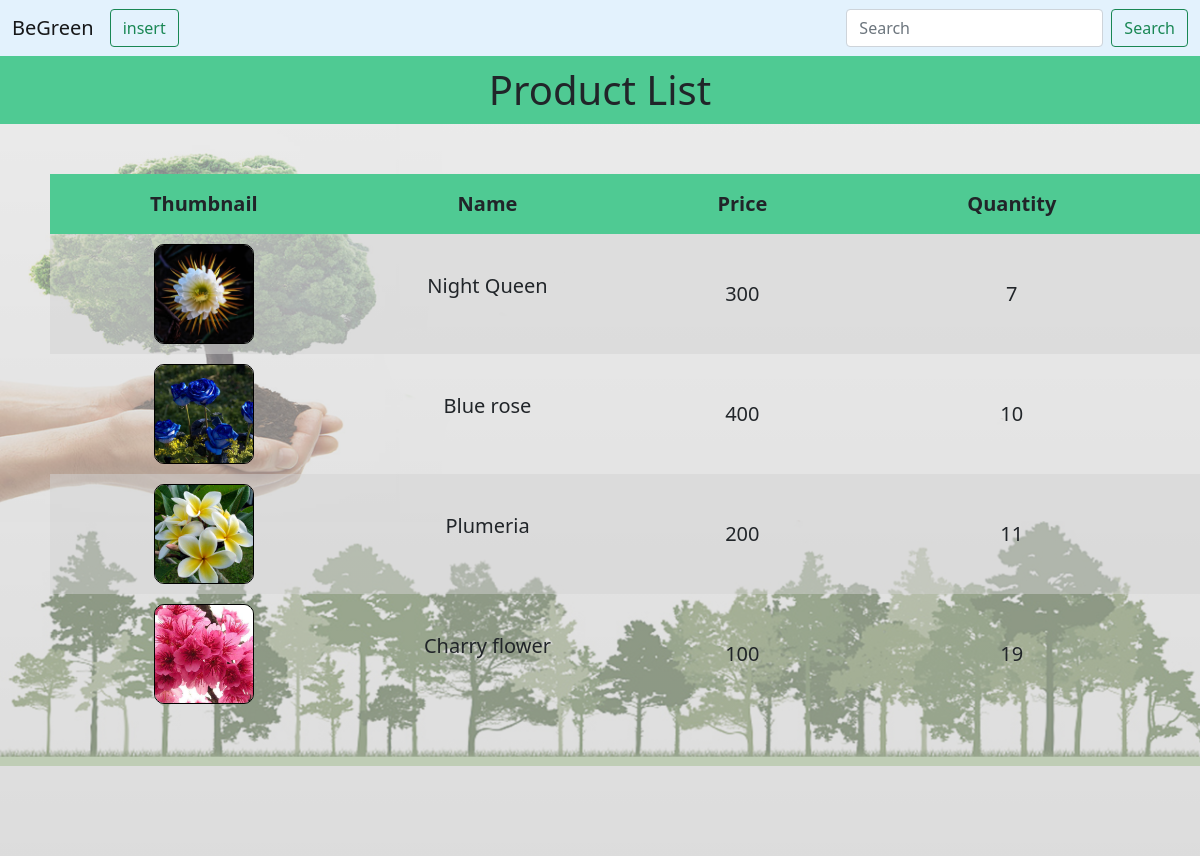
Screenshot of /flower.php with the database file from the repository.
### tables this page shows
CREATE TABLE `flower` (
  `id` int(5) NOT NULL,
  `name` varchar(50) NOT NULL,
  `price` int(5) NOT NULL,
  `quantity` int(5) NOT NULL,
  `img` varchar(50) NOT NULL,
  `date` datetime NOT NULL DEFAULT current_timestamp()
);

### flower.php (the view, shortened to what this page needs)
<?php
include("./lib/productInsert2.php");
?>
<!doctype html>
<html lang="en">
<head>
    <link href="https://cdn.jsdelivr.net/npm/bootstrap@5.0.2/dist/css/bootstrap.min.css" rel="stylesheet"
>
    <link rel="stylesheet" type="text/css"
        href="https://cdnjs.cloudflare.com/ajax/libs/font-awesome/6.0.0/css/all.min.css" />
    <link rel="stylesheet" href="./css/style.css" />
</head>
<body>
    <nav class="navbar navbar-expand-lg navbar navbar-light " style="background-color: #e3f2fd;">
        <div class="container-fluid">
            <a class="navbar-brand" href="index.php">BeGreen</a>
            <div class="collapse navbar-collapse d-flex" id="navbarTogglerDemo02">
                <ul class="navbar-nav me-auto mb-2 mb-lg-0">
                    <li class="nav-item">
                        <button class="btn btn-outline-success" type="button" data-bs-target="#myModal"
                            data-bs-toggle="modal">insert</button>
                    </li>
                </ul>
                <?php
if(isset($_POST['src'])){
    $src=$_POST['src'];
    $sql="SELECT * FROM `flower` WHERE name LIKE '%{$src}%'";
}
else{
    $sql="SELECT * FROM `flower`";
    $src="";
}
    $select = mysqli_query($db,$sql);
    ?>
                <form class="d-flex" method="POST" action="">
                    <input class="form-control me-2" type="search" placeholder="Search" aria-label="Search" name="src"
                        value="<?php echo $src;?>">
                    <button class="btn btn-outline-success" type="submit">Search</button>
                </form>
            </div>
        </div>
    </nav>
    <div class="body">
        <header>
            <h1 class="mainTitle">Product List</h1>
        </header>
        <section class="mainArea">
            <table>
                <tr>
                    <th class="thumbnail">Thumbnail</th>
                    <th class="name">Name</th>
                    <th class="Price">Price</th>
                    <th class="Quantity">Quantity</th>
                    <th class="action">Action</th>
                </tr>
                <?php
while ($row = mysqli_fetch_array($select)){
?>
                <tr>
                    <td class="thumbnail">
                        <img src="<?php echo $row["img"]?>" alt="" />
                    </td>
                    <td class="name">
                        <p><?php echo $row["name"]?></p>
                    </td>
                    <td class="name">
                        <span class="priceList"><?php echo $row["price"];?></span>
                    </td>
                    <td class="name">
                        <span class="quantity"><?php echo $row["quantity"];?></span>
                    </td>
                    <td class="action">
                    </td>
                </tr>
                <?php } ?>
            </table>
        </section>
        <?php
include("./include/footer.php");
?>

### include/footer.php
</body>
</html>

### css/style.css (style rules this page uses)
* { margin: 0; padding: 0; box-sizing: border-box; list-style: none; text-decoration: none; }
a { text-decoration: none; }
.body { padding: 0; margin: 0; background: linear-gradient(rgba(0, 0, 0, 0.15), rgba(0, 0, 0, 0.27)), url("../img/Background.jpg") center/cover no-repeat fixed; background-size: 100%; position: relative; height: 100vh; }
.body::after { content: ""; background: #ffffff; width: 100%; height: 100%; position: absolute; left: 50%; top: 50%; transform: translate(-50%, -50%); opacity: 0.5; }
.mainTitle { background: #4fca93; text-align: center; padding: 10px 20px; margin: 0; position: relative; z-index: 1; }
.mainArea { max-width: 1310px; margin: 0 auto; padding: 50px; position: relative; z-index: 1; overflow: hidden; }
.mainArea th { background: #4fca93; padding: 0px 100px; height: 50px; line-height: 60px; font-weight: bold; }
table, tr, td { border-collapse: collapse; width: 100%; font-size: 20px; }
tr:nth-child(even) { background-color: rgba(211, 211, 211, 50%); }
td { padding: 10px; border: none; text-align: center; }
td.thumbnail, td.action { width: 150px; text-align: center; }
td.name { width: calc(100% - 201px); font-size: 20px; }
td img { width: 100px; height: 100px; object-fit: cover; border: 1px solid black; border-radius: 10px; }
.quantity, .priceList { padding: 5px 10px; border-radius: 5px; min-width: 120px; transition: all 0.3s; }

### rows the page displays
flower: img (picture), name "Night Queen", price "300", quantity "7"
flower: img (picture), name "Blue rose", price "400", quantity "10"
flower: img (picture), name "Plumeria", price "200", quantity "11"
flower: img (picture), name "Charry flower", price "100", quantity "19"
